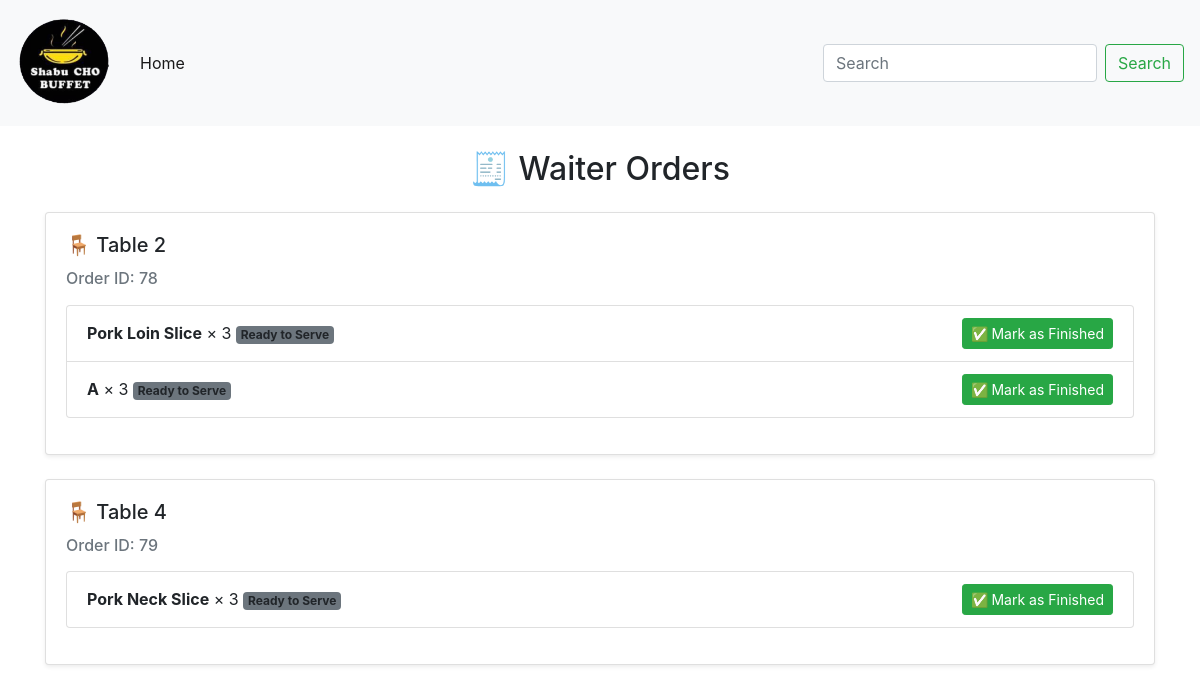
The page /waiter_order/ on the database its author committed.
### food/models.py (models this page shows, shortened)
class Order(models.Model):
    PENDING = 'Pending'
    FINISHED = 'Finished'
    ORDER_STATUS_CHOICES = [
        (PENDING, 'Pending'),
        (FINISHED, 'Finished'),
    ]
    order_id = models.CharField(max_length=100, editable=False, unique=True, default=uuid.uuid4)
    status = models.CharField(max_length=20, choices=ORDER_STATUS_CHOICES, default=PENDING)
    created_time = models.DateTimeField(auto_now_add=True)
    updated_time = models.DateTimeField(auto_now=True)
    total_price = models.DecimalField(max_digits=10, decimal_places=2, default=0.00)
    session_expired = models.BooleanField(default=False)
    table = models.ForeignKey(Table, related_name='orders', on_delete=models.CASCADE)
    num_customers = models.PositiveIntegerField(default=1)
    selected_package = models.CharField(max_length=255, blank=True, null=True)
    class Meta:
        ordering = ['-created_time']

class Table(models.Model):
    table_number = models.IntegerField(unique=True)
    is_occupied = models.BooleanField(default=False)
    capacity = models.PositiveIntegerField(default=1)  # Number of seats

class OrderItem(models.Model):
    PENDING = 'Pending'
    COOKING = 'Cooking'
    FINISHED = 'Finished'
    CANCELLED = 'Cancelled'
    ITEM_STATUS_CHOICES = [
        (PENDING, 'Pending'),
        (COOKING, 'Cooking'),
        (FINISHED, 'Finished'),
        (CANCELLED, 'Cancelled'),
    ]
    order = models.ForeignKey(Order, related_name='items', on_delete=models.CASCADE)
    dish = models.ForeignKey(Dish, related_name='order_items', on_delete=models.CASCADE)
    quantity = models.PositiveIntegerField(default=1)
    additional_option = models.TextField(blank=True)
    status = models.CharField(max_length=20, choices=ITEM_STATUS_CHOICES, default=PENDING)
    created_at = models.DateTimeField(auto_now_add=True)
    updated_at = models.DateTimeField(auto_now=True)

class Dish(models.Model):
    name = models.CharField(max_length=255)
    description = models.TextField(max_length=200)
    category = models.CharField(max_length=50, default="") #add
    type = models.CharField(max_length=50, default="") #add
    price = models.DecimalField(max_digits=10, decimal_places=2)
    image = models.ImageField(upload_to="img", default="") #add

### food/views.py (the view, shortened to what this page needs)
# urls.py: path('waiter_order/', views.waiter_order, name='waiter_order'),
def waiter_order(request):
    orders = Order.objects.prefetch_related(
        Prefetch(
            'items',
            queryset=OrderItem.objects.filter(status='Ready to Serve')
        )
    ).filter(
        items__status='Ready to Serve'
    ).distinct().order_by('table__table_number')
    return render(request, 'waiter_order.html', {'orders': orders})

### food/templates/waiter_order.html (shortened to what this page needs)
{% extends 'base.html' %}
{% block content %}
<div class="container mt-4">
    <h2 class="text-center mb-4">🧾 Waiter Orders</h2>
    {% for order in orders %}
    <div class="card mb-4 shadow-sm">
        <div class="card-body">
            <h5 class="card-title">🪑 Table {{ order.table.table_number }}</h5>
            <h6 class="text-muted mb-3">Order ID: {{ order.id }}</h6>
            <ul class="list-group mb-3">
                {% for item in order.items.all %}
                <li class="list-group-item d-flex flex-column flex-md-row justify-content-between align-items-md-center gap-2">
                    <div>
                        <strong>{{ item.dish.name }}</strong> × {{ item.quantity }}
                        <span class="badge bg-secondary ms-2">{{ item.status }}</span>
                    </div>
                    <form method="post" class="d-flex gap-2 align-items-center">
                        <button type="submit" name="new_status" value="Finished" class="btn btn-sm btn-success"
                            {% if item.status == 'Finished' %}disabled{% endif %}>
                            ✅ Mark as Finished
                        </button>
                    </form>
                </li>
                {% endfor %}
            </ul>
        </div>
    </div>
    {% endfor %}
</div>
{% endblock %}

### food/templates/base.html (shortened to what this page needs)
<!DOCTYPE html>
<html lang="en">
<head>
    <link rel="stylesheet" href="https://cdn.jsdelivr.net/npm/bootstrap@4.6.2/dist/css/bootstrap.min.css">
    {% load static %}
</head>
<body>
    <nav class="navbar navbar-expand-lg navbar-light bg-light">
        {% load static %}
        <a class="navbar-brand" href="{% url 'homepage' %}"><img src="{% static 'img/icon.png' %}" alt="Icon Image" style="width: 100px; height: 100px;"></a>
        <div class="collapse navbar-collapse" id="navbarTogglerDemo03">
          <ul class="navbar-nav mr-auto mt-2 mt-lg-0">
            <li class="nav-item active">
              <a class="nav-link" href="{% url 'homepage' %}">Home <span class="sr-only">(current)</span></a>
            </li>
          </ul>
          <form class="form-inline my-2 my-lg-0">
            <input class="form-control mr-sm-2" type="search" placeholder="Search" aria-label="Search">
            <button class="btn btn-outline-success my-2 my-sm-0" type="submit">Search</button>
          </form>
        </div>
    </nav>
    <div>
        {% block content %} {% endblock %}
    </div>
</body>
</html>

### rows shown on the page
Order: table.table_number "2", id "78"
OrderItem: dish.name "Pork Loin Slice", quantity "3", status "Ready to Serve"
OrderItem: dish.name "A", quantity "3", status "Ready to Serve"
Order: table.table_number "4", id "79"
OrderItem: dish.name "Pork Neck Slice", quantity "3", status "Ready to Serve"
